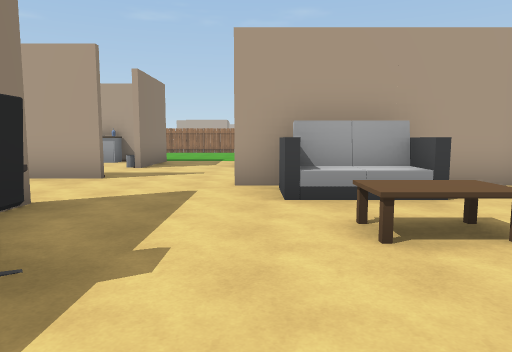
View 1 (above)

13 first-person views from a walk through a 3-D level made in the Unity game engine. The camera is 1.5 m above the floor, tilts 6° down and sees 70° across. The floor is counted in squares, 2 m on a side. Each view is taken from the middle of a square. On the plan, view 1 faces up. The plan holds only what a view shows up to about 11 squares ahead; the rest is blank. The place goes on beyond the plan. Some surface patterns are stand-ins.

View 2
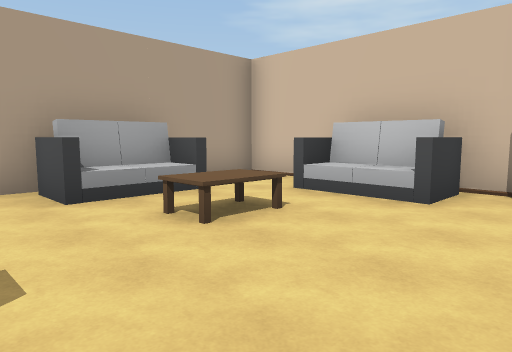

View 3
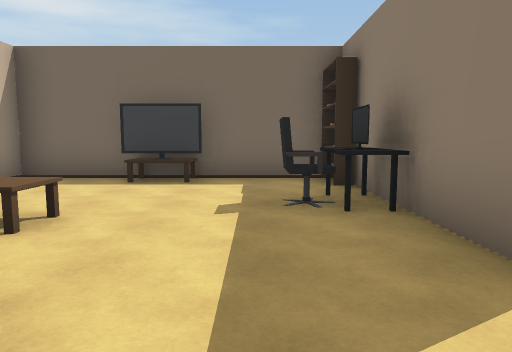

View 4
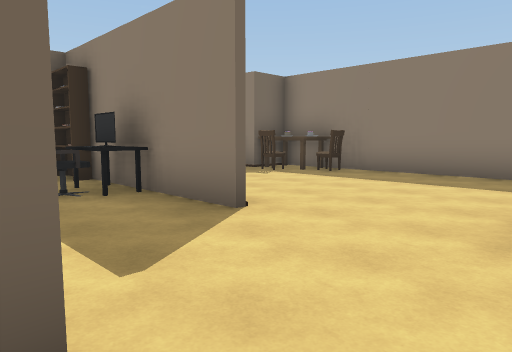

View 5
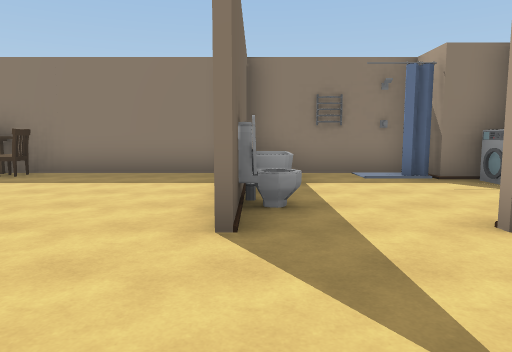

View 6
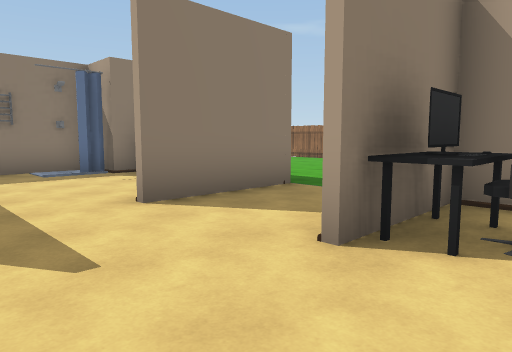

View 7
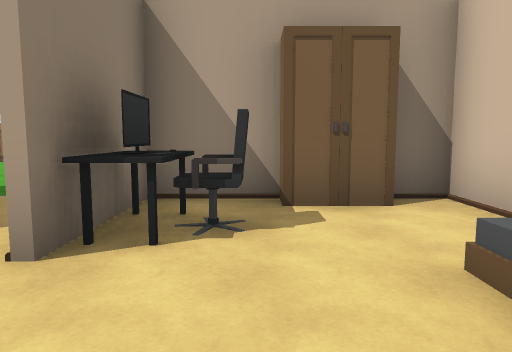

View 8
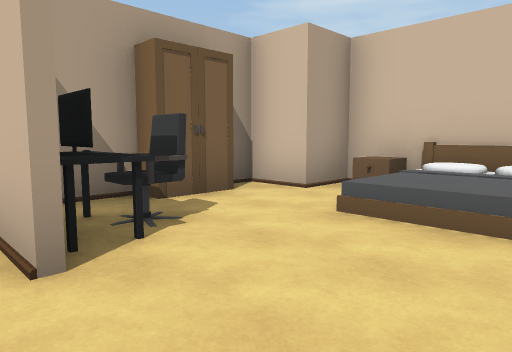

View 9
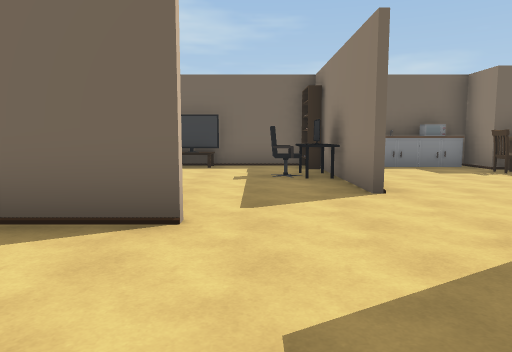

View 10
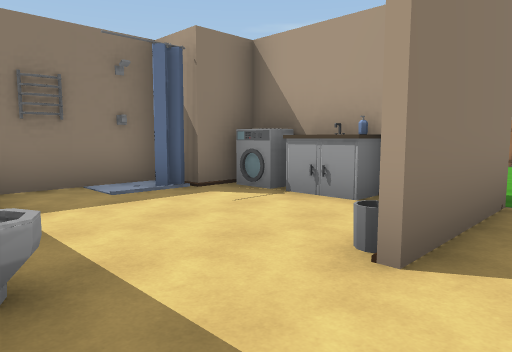

View 11
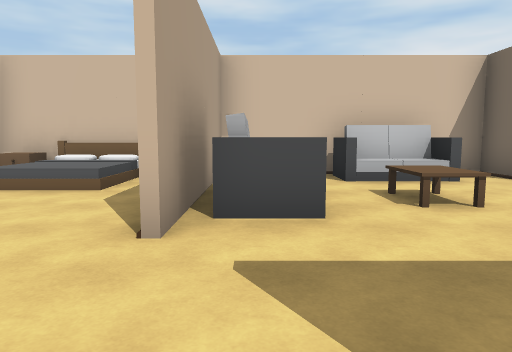

View 12
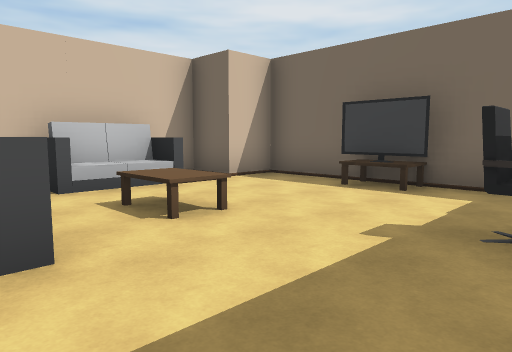

View 13
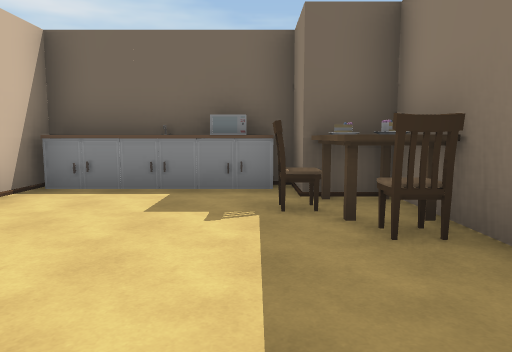

### Floor plan
Key: @ floor where view 1 was taken; # wall or solid block; . main floor; : floor 0.5 m higher than the main floor; / step, stairs or slope; = window, fence, low wall or low ledge; ^ raised ledge; B bin; S sofa; T table; C chair; W washer; H shower; I toilet; E bed; O other object.
Columns run from 8 left of view 1 to 5 right of it. Each row starts with its distance up from view 1.
 18     O
 17     .
 16    ..
 15    ...
 14    ...
 13     ..
 12     ##. #####
 11 ##WOO#..###.#
 10 #H...#..OC..^#
  9 #....B....//=#
  8 #........./:#
  7 #O# I#....//E
  6 #.......######
  5 #........SS  #
  4 #....#.......#
  3 #....#...TT.S#
  2 #OC..# .....S#
  1 #T...#O......#
  0 ##...# .@O..##
 -1  #OO#####T###

Positions as (right, up) in squares from view 1, and headings:
1: (0, 0), facing up
2: (-1, 0), facing up-right
3: (-1, 6), facing down
4: (0, 7), facing down-left
5: (0, 7), facing left
6: (1, 7), facing up-left
7: (1, 7), facing up
8: (-1, 7), facing up-right
9: (-1, 9), facing down
10: (-2, 7), facing up-left
11: (-3, 5), facing right
12: (-2, 5), facing down-right
13: (-6, 5), facing down
